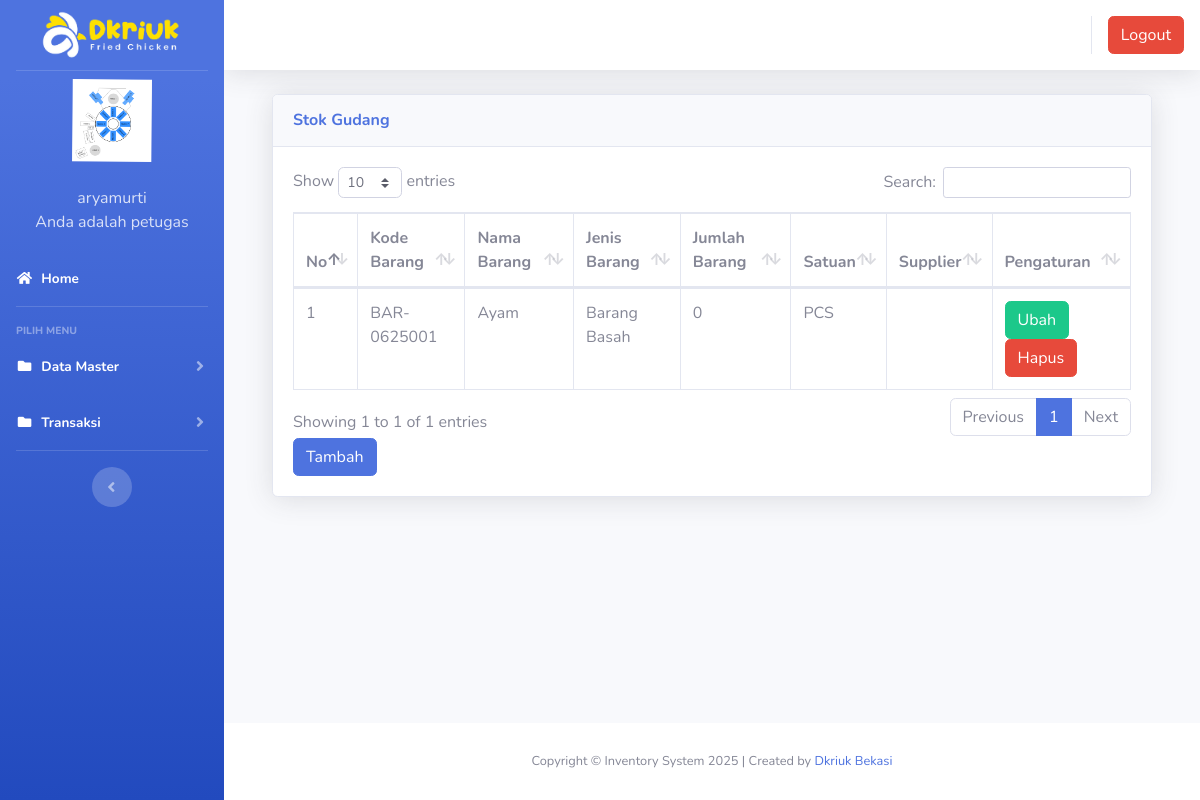
The app's page /index2.php?page=gudang (signed in), older data.
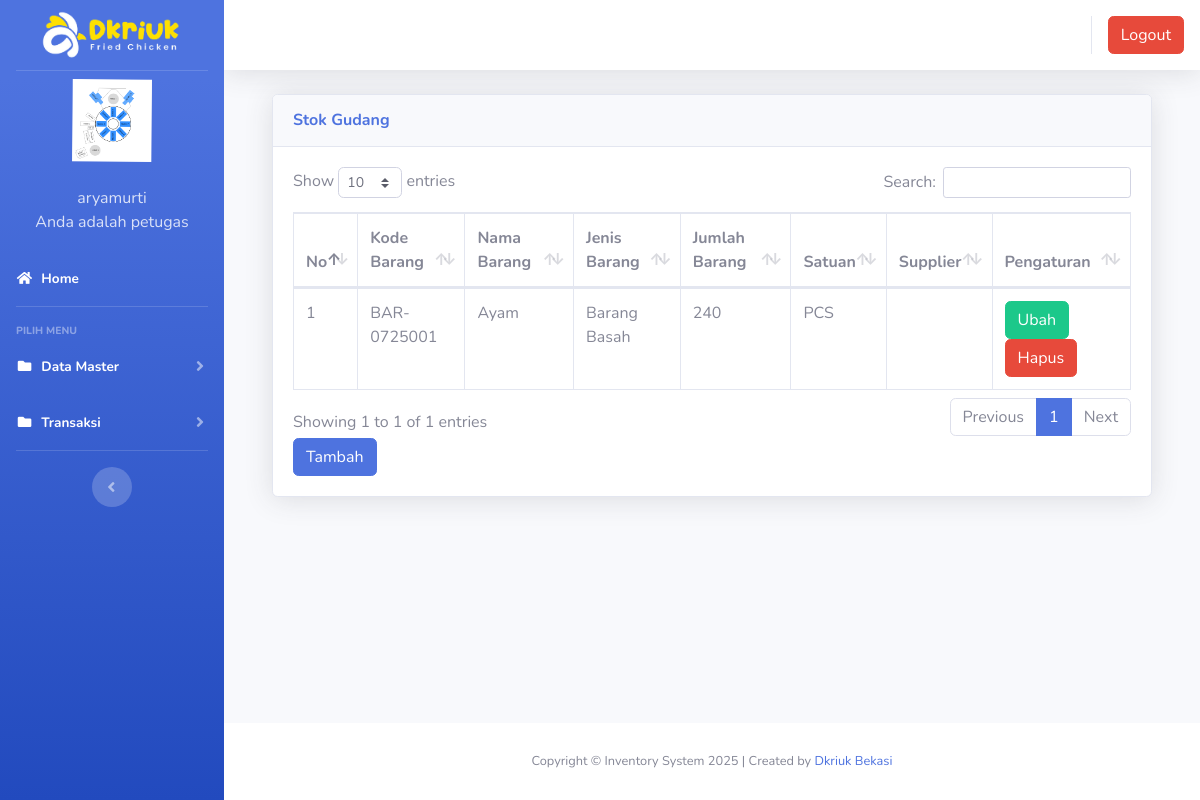
The same page, newer data.
### tables this page shows
CREATE TABLE IF NOT EXISTS `gudang` (
  `id` int(11) NOT NULL AUTO_INCREMENT,
  `kode_barang` varchar(100) NOT NULL,
  `nama_barang` varchar(100) NOT NULL,
  `jenis_barang` varchar(100) NOT NULL,
  `jumlah` int(100) NOT NULL DEFAULT 0,
  `satuan` varchar(10) NOT NULL,
  PRIMARY KEY (`id`)
);

### index2.php (the view, shortened to what the changed rows need)
<?php
	$koneksi = new mysqli("localhost","pora5278_fahmi","Au1b839@@","pora5278_inventrizki");
	?>
<!DOCTYPE html>
<html lang="en">
<head>
  <link href="vendor/fontawesome-free/css/all.min.css" rel="stylesheet" type="text/css">
  <link href="css/sb-admin-2.min.css" rel="stylesheet">
  <link href="vendor/datatables/dataTables.bootstrap4.min.css" rel="stylesheet">
</head>
<body id="page-top">
  <div id="wrapper">
    <div id="content-wrapper" class="d-flex flex-column">
      <div id="content">
        <div class="container-fluid">
		 <section class="content">
		      <?php
			   $page = $_GET['page'];
			   $aksi = $_GET['aksi'];
				if ($page == "gudang") {
				   if ($aksi == "") {
					   include "page/gudang/gudang.php";
				   }
				}
			   ?>
    </section>
</div>
    </div>
  </div>
  </div>
</body>
</html>

### page/gudang/gudang.php (shortened to what the changed rows need)
<div class="container-fluid">
  <div class="card shadow mb-4">
    <div class="card-body">
      <div class="table-responsive">
        <table class="table table-bordered" id="dataTable" width="100%" cellspacing="0">
        <thead>
                                <tr>
			<th>No</th>
			<th>Kode Barang</th>
			<th>Nama Barang</th>
			<th>Jenis Barang</th>
			<th>Jumlah Barang</th>
			<th>Satuan</th>
              <th>Supplier</th>
			<th>Pengaturan</th>
                                </tr>
		</thead>
                        <tbody>
                        <?php
                        $no = 1;
                        $sql = $koneksi->query("select * from gudang");
                        while ($data = $sql->fetch_assoc()) {
                        ?>
                            <tr>
                                <td><?php echo $no++; ?></td>
                                <td><?php echo $data['kode_barang'] ?></td>
                                <td><?php echo $data['nama_barang'] ?></td>
                                <td><?php echo $data['jenis_barang'] ?></td>
                                <td><?php echo ($data['jumlah'] === null || $data['jumlah'] === "" ? "0" : $data['jumlah']); ?></td>
                                <td><?php echo $data['satuan'] ?></td>
                                <td><?php echo $data['supplier'] ?></td>
                                <td>
                                    <a href="?page=gudang&aksi=ubahgudang&kode_barang=<?php echo $data['kode_barang'] ?>" class="btn btn-success" >Ubah</a>
                                    <a onclick="return confirm('Apakah anda yakin akan menghapus data ini?')" href="?page=gudang&aksi=hapusgudang&kode_barang=<?php echo $data['kode_barang'] ?>" class="btn btn-danger" >Hapus</a>
                                </td>
                            </tr>
                        <?php }?>
                        </tbody>
                        </table>
      </div>
    </div>
  </div>
</div>

Row changes from the older to the newer data that the page shows:
removed gudang: kode_barang "BAR-0625001", nama_barang "Ayam", jenis_barang "Barang Basah", jumlah "0", satuan "PCS"
added gudang: kode_barang "BAR-0725001", nama_barang "Ayam", jenis_barang "Barang Basah", jumlah "240", satuan "PCS"
